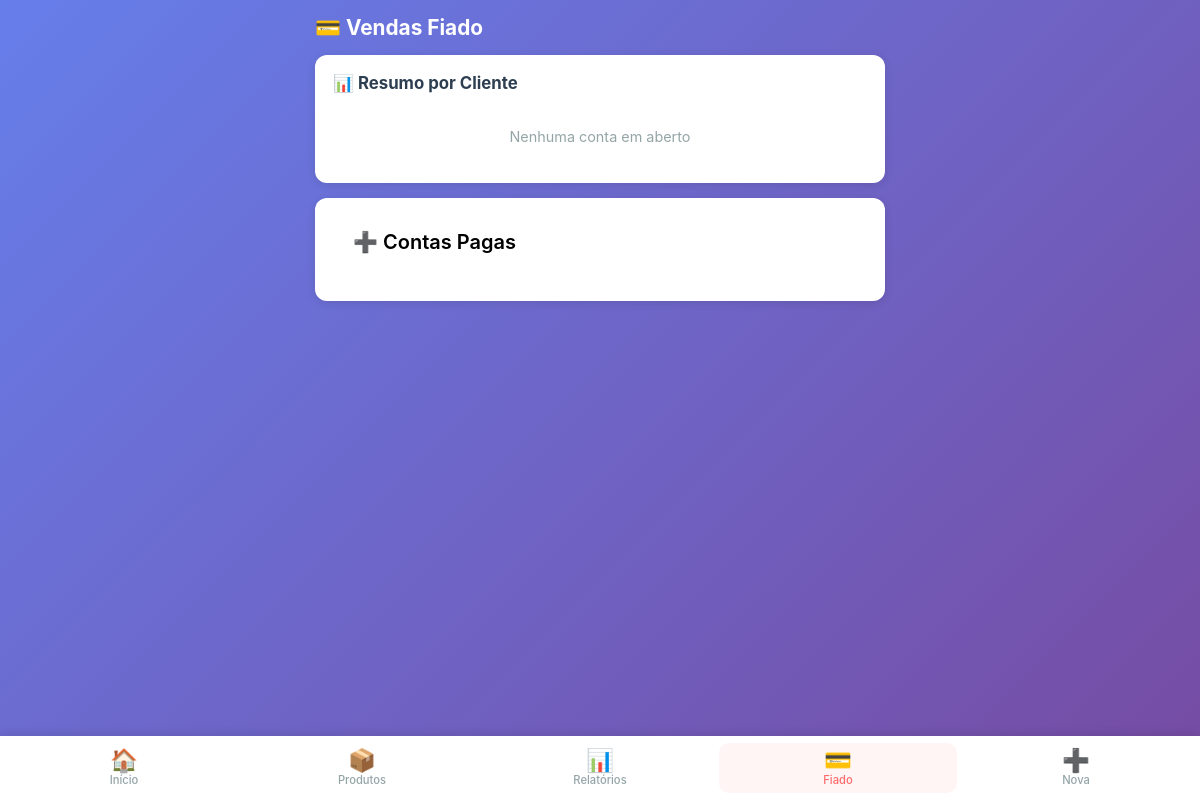
The app's page /fiado (signed in), older data.
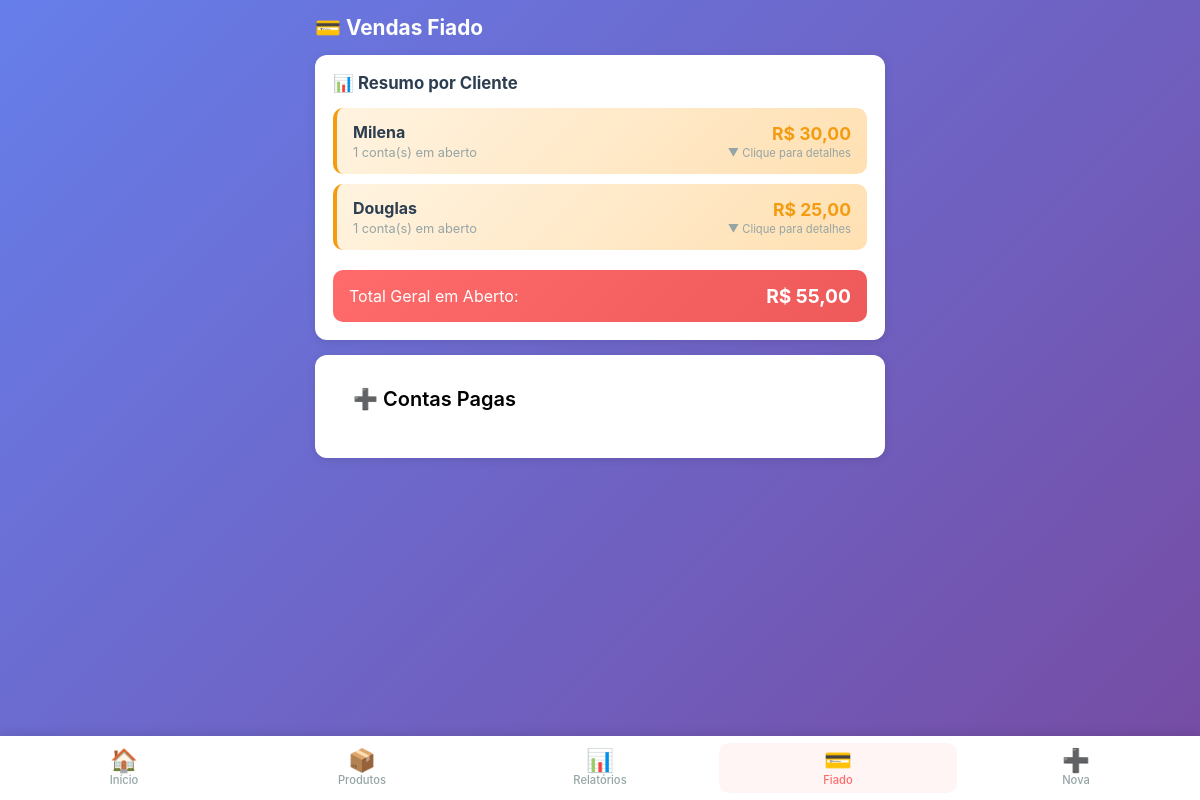
The same page, newer data.
### app.py (models this page shows)
class Fiado(db.Model):
    __tablename__ = 'fiados'
    id = db.Column(db.Integer, primary_key=True)
    cliente = db.Column(db.String(100), nullable=False)
    produto = db.Column(db.String(100), nullable=False)
    valor = db.Column(db.Float, nullable=False)
    quantidade = db.Column(db.Integer, default=1)
    total = db.Column(db.Float, nullable=False)
    data = db.Column(db.String(10), nullable=False)
    data_iso = db.Column(db.String(10), nullable=False)
    pago = db.Column(db.Boolean, default=False)
    data_pagamento = db.Column(db.String(10), nullable=True)
    created_at = db.Column(db.DateTime, default=agora_brasilia)

### app.py (the view)
@app.route('/fiado')
@login_required
def fiado():
    todos = Fiado.query.all()
    abertos = [f for f in todos if not f.pago]
    pagos = [f for f in todos if f.pago]
    abertos.sort(key=lambda x: x.created_at or datetime.min, reverse=True)
    def _dt_pagamento(f):
        if f.data_pagamento:
            try:
                return datetime.strptime(f.data_pagamento, '%d/%m/%Y')
            except ValueError:
                return datetime.min
        return datetime.min
    pagos.sort(key=_dt_pagamento, reverse=True)
    fiados = abertos + pagos
    return render_template('fiado.html', fiados=fiados)

### app.py (called while the page is built)
def login_required(f):
    @wraps(f)
    def decorated_function(*args, **kwargs):
        if 'logged_in' not in session:
            return redirect(url_for('login'))
        return f(*args, **kwargs)
    return decorated_function

def formatar_br(valor):
    return f"{valor:,.2f}".replace(",", "X").replace(".", ",").replace("X", ".")

@app.template_filter('moeda_br')
def moeda_br_filter(valor):
    return formatar_br(valor)

### templates/fiado.html (shortened to what this page needs)
{% extends "base.html" %}
{% block content %}
<div class="page-header">
    <h2>💳 Vendas Fiado</h2>
</div>
<div class="card">
    <h3>📊 Resumo por Cliente</h3>
    <div id="listaResumoClientes" class="lista-resumo-clientes">
        {% set resumo = {} %}
        {% for fiado in fiados %}
            {% if not fiado.pago %}
                {% if fiado.cliente not in resumo %}
                    {% set _ = resumo.update({fiado.cliente: {'total': 0, 'quantidade': 0, 'itens': []}}) %}
                {% endif %}
                {% set _ = resumo[fiado.cliente].update({'total': resumo[fiado.cliente].total + fiado.total, 'quantidade': resumo[fiado.cliente].quantidade + 1}) %}
                {% set _ = resumo[fiado.cliente]['itens'].append(fiado) %}
            {% endif %}
        {% endfor %}
        {% if resumo %}
            {% for cliente, dados in resumo.items()|sort(attribute='1.total', reverse=true) %}
            <div class="resumo-cliente-item" onclick="toggleDetalhesCliente('{{ cliente }}')">
                <div class="resumo-cliente-info">
                    <strong>{{ cliente.title() }}</strong>
                    <span>{{ dados.quantidade }} conta(s) em aberto</span>
                </div>
                <div class="resumo-cliente-valor">
                    <span>R$ {{ dados.total|moeda_br }}</span>
                    <small>▼ Clique para detalhes</small>
                </div>
            </div>
            {% endfor %}
            <div class="resumo-total-geral">
                <span>Total Geral em Aberto:</span>
                <strong>R$ {{ resumo.values()|map(attribute='total')|sum|moeda_br }}</strong>
            </div>
        {% else %}
            <p class="empty">Nenhuma conta em aberto</p>
        {% endif %}
    </div>
</div>
<div class="card">
    <div class="page-header" style="display:flex; justify-content:flex-start; align-items:center;">
        <button class="btn btn-primary" style="background-color: white; color: black; font-size: 20px;" id="btnTogglePagas" type="button" onclick="togglePagas();">➕ Contas Pagas</button>
    </div>
            {% set tem_pago = false %}
</div>
{% endblock %}

Row changes from the older to the newer data that the page shows:
added Fiado: title "Milena", quantidade "1", total|moeda_br "30,00"
added Fiado: title "Douglas", quantidade "1", total|moeda_br "25,00"
Text that changed along with them:
{{ resumo.values()|map(attribute='total')|sum|moeda_br }}: (not shown) → "55,00"
text no longer shown: "Nenhuma conta em aberto"
text now shown: "Total Geral em Aberto: R$"
